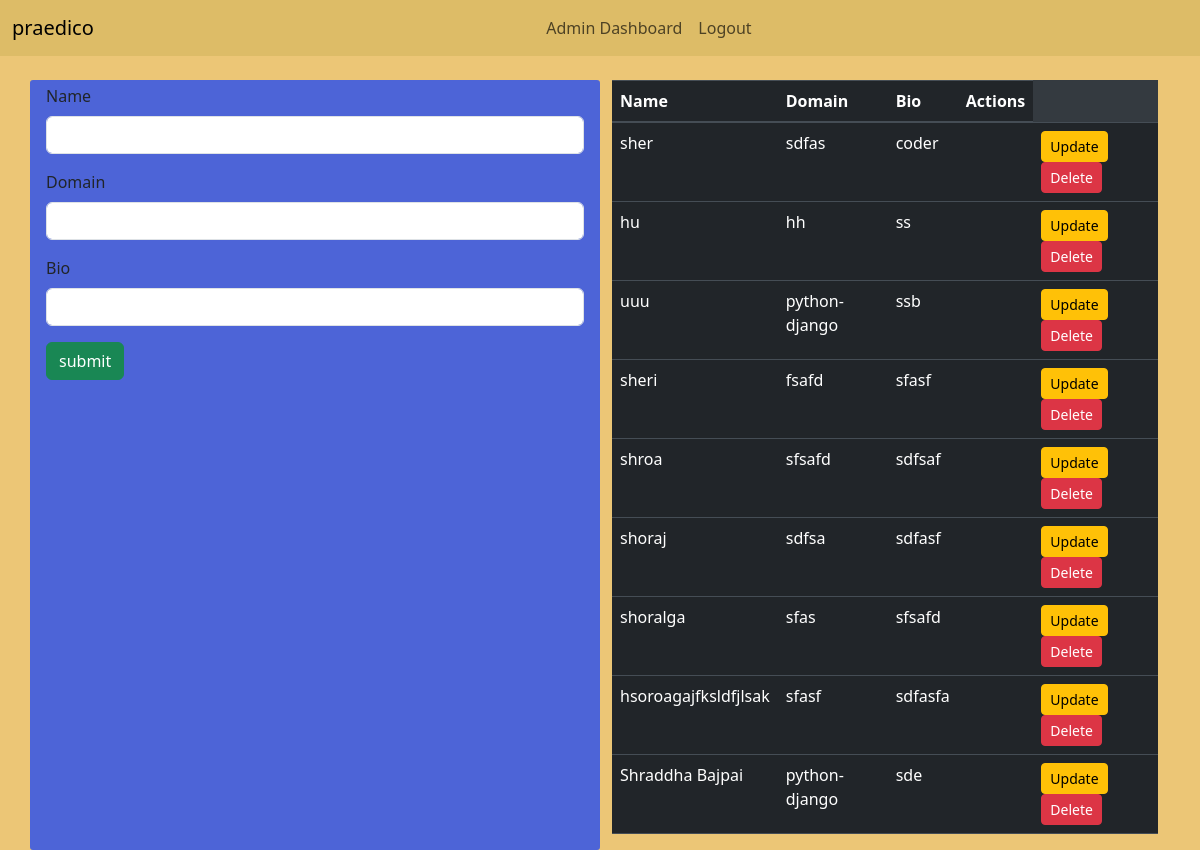
/profile/ (signed in), run on the app's committed database.
### myapp/models.py (models this page shows)
class profile(models.Model):
    name = models.CharField(max_length = 30,default = "name")
    domain  = models.CharField(max_length = 30)
    user = models.ForeignKey(settings.AUTH_USER_MODEL,on_delete = models.CASCADE)
    bio = models.TextField(max_length= 100)
    image = models.ImageField(upload_to  = 'profile/')

### myapp/views.py (the view)
# urls.py: path('profile/', profile, name="profile"),
@login_required
def profile(request):
    profiles = profile_model.objects.filter(user=request.user)
    context = {
        "profiles": profiles
    }
    return render(request, 'profile.html', context)

### myapp/templates/profile.html (shortened to what this page needs)
 {% extends 'base.html' %}
 {% block content %}
 <div class="container mt-4">
    <div class="row">
        <div class="col-md-6" style="border: 4px solid rgb(77, 100, 215); border-radius: 3px; background-color: rgb(77, 100, 215);">
            <form method="post" action="/add" >
                <div class="mb-3">
                    <label for="name" class="form-label">Name</label>
                    <input type="text" class="form-control" id="name" name="name" required>
                </div>
                <div class="mb-3">
                    <label for="domain" class="form-label">Domain</label>
                    <input type="text" class="form-control" id="domain" name="domain" required>
                </div>
                <div class="mb-3">
                    <label for="bio" class="form-label">Bio</label>
                    <input type="text" class="form-control" id="bio" name="bio" required>
                </div>
                <button type="submit" class="btn btn-success mb-3">submit</button>
            </form>
        </div>
        <div class="col-md-6">
            <table class="table table-dark">
                <thead>
                    <tr>
                        <th>Name</th>
                        <th>Domain</th>
                        <th>Bio</th>
                         <th>Actions</th>
                    </tr>
                </thead>
                <tbody>
                    {% for p in profiles %}
                    <tr>
                        <td>{{ p.name }}</td>
                        <td>{{ p.domain }}</td>
                        <td>{{p.bio}}</td>
                      <td></td>
                        <td>
                            <a href="#editProfile-{{forloop.counter}}" class="edit btn btn-warning btn-sm" data-toggle="modal">
                                Update</a>
                            <a href="#deleteProfile-{{forloop.counter}}" class="delete btn btn-danger btn-sm" data-toggle="modal">
                                Delete
                            </a>
                        </td>
                    </tr>
                    {% endfor %}
                </tbody>
            </table>
        </div>
 {% endblock content %}

### myapp/templates/base.html (shortened to what this page needs)
<!doctype html>
<html lang="en">
  <head>
    <link rel="stylesheet" href="https://maxcdn.bootstrapcdn.com/bootstrap/4.5.2/css/bootstrap.min.css">
    <link href="https://cdn.jsdelivr.net/npm/bootstrap@5.3.1/dist/css/bootstrap.min.css" rel="stylesheet">
  </head>
  <body style="background-color: rgb(236, 198, 118);">
<nav class="navbar navbar-expand-lg" style="background-color: rgb(221, 188, 103)">
    <div class="container-fluid">
      <a class="navbar-brand" href="#">praedico</a>
      <div class="collapse navbar-collapse" id="navbarNav">
        <ul class="navbar-nav mx-auto">
           {% if request.user.is_authenticated %}
           {% if request.user.is_staff %}
           <li class="nav-item">
             <a class="nav-link" href="{% url 'admin_dashboard' %}">Admin Dashboard</a>
           </li>
         {% endif %}
           <li class="nav-item">
            <a class="nav-link" href="/logout">Logout</a>
          </li>
           {%endif%}
        </ul>
      </div>
    </div>
  </nav>
<div>
    {% block content%}
    {% endblock%}
  </body>
</html>

### data on the page
profile: name "sher", domain "sdfas", bio "coder"
profile: name "hu", domain "hh", bio "ss"
profile: name "uuu", domain "python-django", bio "ssb"
profile: name "sheri", domain "fsafd", bio "sfasf"
profile: name "shroa", domain "sfsafd", bio "sdfsaf"
profile: name "shoraj", domain "sdfsa", bio "sdfasf"
profile: name "shoralga", domain "sfas", bio "sfsafd"
profile: name "hsoroagajfksldfjlsak", domain "sfasf", bio "sdfasfa"
profile: name "Shraddha Bajpai", domain "python-django", bio "sde"
